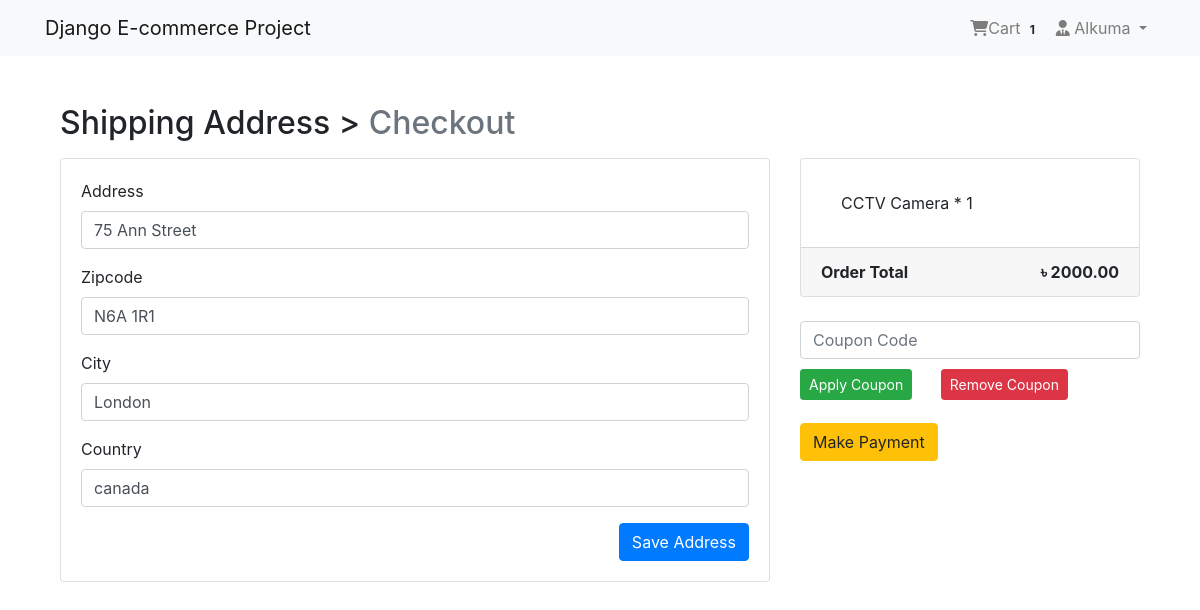
Screenshot of /payment/checkout/ (signed in) with the database file from the repository.
### App_Login/models.py (models this page shows, shortened)
class User(AbstractBaseUser, PermissionsMixin):
    email = models.EmailField(unique=True, null=False)
    is_staff = models.BooleanField(
        gettext_lazy('staff status'),
        default=False,
        help_text= gettext_lazy('Designates whether the user can log in this site')
    )
    is_active = models.BooleanField(
        gettext_lazy('active'),
        default=True,
        help_text=gettext_lazy('Designates whether this user should be treated as active. Unselect this instead of deleting accounts')
    )
    USERNAME_FIELD = 'email'
    objects = MyUserManager()

class Profile(models.Model):
    user = models.OneToOneField(User, on_delete=models.CASCADE, related_name='profile')
    username = models.CharField(max_length=264, blank=True)
    full_name = models.CharField(max_length=264, blank=True)
    address_1 = models.TextField(max_length=300, blank=True)
    city = models.CharField(max_length=40, blank=True)
    zipcode = models.CharField(max_length=10, blank=True)
    country = models.CharField(max_length=50, blank=True)
    phone = models.CharField(max_length=20, blank=True)
    date_joined = models.DateTimeField(auto_now_add=True)

### App_Order/models.py (models this page shows, shortened)
class Order(models.Model):
    orderitems = models.ManyToManyField(Cart)
    user = models.ForeignKey(settings.AUTH_USER_MODEL, on_delete=models.CASCADE)
    ordered = models.BooleanField(default=False)
    created = models.DateTimeField(auto_now_add=True)
    paymentId = models.CharField(max_length=264, blank=True, null=True)
    orderId = models.CharField(max_length=200, blank=True, null=True)
    def get_totals(self):
        total = 0
        for order_item in self.orderitems.all():
            total += float(order_item.get_total())
        return total

class Cart(models.Model):
    user = models.ForeignKey(settings.AUTH_USER_MODEL, on_delete=models.CASCADE, related_name='cart')
    item = models.ForeignKey(Product, on_delete=models.CASCADE)
    quantity = models.IntegerField(default=1)
    purchased = models.BooleanField(default=False)
    created = models.DateTimeField(auto_now_add=True)
    updated = models.DateTimeField(auto_now=True)
    def get_total(self):
        total = self.item.price * self.quantity
        float_total = format(total, '0.2f')
        return float_total

### App_Payment/models.py (models this page shows, shortened)
class BillingAddress(models.Model):
    user = models.ForeignKey(settings.AUTH_USER_MODEL, on_delete=models.CASCADE)
    address = models.CharField(max_length=264, blank=True)
    zipcode = models.CharField(max_length=10, blank=True)
    city = models.CharField(max_length=30, blank=True)
    country = models.CharField(max_length=20, blank=True)
    def is_fully_filled(self):
        field_names = [f.name for f in self._meta.get_fields()]
        for field_name in field_names:
            value = getattr(self, field_name)
            if value is None or value=='':
                return False
        return True
    class Meta:
        verbose_name_plural = "Billing Addresses"

### App_Shop/models.py (models this page shows, shortened)
class Product(models.Model):
    mainimage = models.ImageField(upload_to='Products')
    name = models.CharField(max_length=264)
    category = models.ForeignKey(Category, on_delete=models.CASCADE, related_name='category')
    preview_text = models.TextField(max_length=200, verbose_name='Preview Text')
    detail_text = models.TextField(max_length=1000, verbose_name='Description')
    price = models.FloatField()
    old_price = models.FloatField(default=0.00)
    created = models.DateTimeField(auto_now_add=True)
    class Meta:
        ordering = ['-created',]

### App_Payment/views.py (the view, shortened to what this page needs)
# urls.py: path('checkout/', views.checkout, name='checkout'),
@login_required
def checkout(request):
    saved_address = BillingAddress.objects.get_or_create(user=request.user)
    saved_address = saved_address[0]
    form = BillingForm(instance=saved_address)
    if request.method == "POST":
        form = BillingForm(request.POST, instance=saved_address)
        if form.is_valid():
            form.save()
            form = BillingForm(instance=saved_address)
            messages.success(request, f"Shipping Address Saved!")
    order_qs = Order.objects.filter(user=request.user, ordered=False)
    order_items = order_qs[0].orderitems.all()
    order_total = order_qs[0].get_totals()
    coupon = None
    valid_coupon = None
    invalid_coupon = None
    if request.method == "GET":
        coupon_code = request.GET.get('coupon_code')
    return render(request, 'App_Payment/checkout.html', context={'form': form, "order_items": order_items, "order_total": order_total, "saved_address": saved_address, "coupon": coupon, "valid_coupon": valid_coupon, "invalid_coupon": invalid_coupon,})

### App_Payment/forms.py
class BillingForm(forms.ModelForm):
    class Meta:
        model = BillingAddress
        fields = ['address', 'zipcode', 'city', 'country']

### App_Order/templatetags/cart_tag.py (called while the page is built)
@register.filter
def cart_total(user):
    order = Order.objects.filter(user=user, ordered=False)
    if order.exists():
        return order[0].orderitems.count()
    else:
        return 0

### templates/App_Payment/checkout.html (shortened to what this page needs)
{% extends 'base.html' %}
{% load crispy_forms_tags %}
{% block body_block %}
<div class="container mt-5">
    <h2 class="mb-3">
        Shipping Address > <span class="text-muted">Checkout</span>
    </h2>
    <div class="row">
        <div class="col-md-8">
            <div class="card mb-5" style="height: auto;">
                <div class="card-body">
                    <form method="POST">
                        {{form|crispy}}
                        <button type="submit" class="btn btn-primary float-right">Save Address</button>
                    </form>
                </div>
            </div>
        </div>
        <div class="col-md-4">
            <div class="card" style="height: auto">
                <div class="card-body">
                    <ul class="list-group list-group-flush">
                        {% for order_item in order_items %}
                          <li class="list-group-item">{{order_item.item.name}} * {{order_item.quantity}}</li>
                        {% endfor %}
                    </ul>
                </div>
                <div class="card-footer">
                    {% if valid_coupon %}
                    <span class="float-left"><b>Coupon Code Applied</b></span>
                    <span class="float-right"><b>{{coupon.discount}}%</b></span>
                    <br>
                    <span class="float-left"><b>Order Total</b></span>
                    <span class="float-right"><b>&#2547; {{order_total|floatformat:2}}</b></span>
                    {% else %}
                    <span class="float-left"><b>Order Total</b></span>
                    <span class="float-right"><b>&#2547; {{order_total|floatformat:2}}</b></span>
                    {% endif %}
                </div>
            </div>
            <br>
            {% if saved_address.is_fully_filled %}
            <div class="row" style="margin-bottom: 15px;">
                <div class="col-md-12">
                    <form method="GET">
                        <div class="coupon">
                            <input class="form-control" type="text" name="coupon_code" placeholder="Coupon Code" style="margin-bottom: 10px;">
                            <button type="submit" class="btn btn-success btn-sm mr-4 mb-2">Apply Coupon</button>
                            <button type="submit" class="btn btn-danger btn-sm mr-4 mb-2">Remove Coupon</button>
                        </div>
                    </form>
                </div>
            </div>
            <a href="{% url 'App_Payment:payment' %}" class="btn btn-warning btn-md">Make Payment</a>
            {% else %}
            <div class="alert alert-info">
                <p>Please fill up all the information to make payment.</p>
            </div>
            {% endif %}
        </div>
    </div>
</div>
{% endblock %}

### templates/navbar.html (shortened to what this page needs)
{% load cart_tag %}
<nav class="navbar navbar-expand-lg navbar-light bg-light">
    <div class="container">
        <a class="navbar-brand" href="{% url 'App_Shop:home' %}">Django E-commerce Project</a>
        <div class="collapse navbar-collapse" id="navbarNav">
            <ul class="navbar-nav ml-auto" style="margin-left: 800px;">
                {% if request.user.is_authenticated %}
                <li class="nav-item">
                    <a href="{% url 'App_Order:cart' %}" class="nav-link">
                        <i class="fa fa-shopping-cart"></i>Cart
                        <span class="badge badge-light">{{ request.user | cart_total }}</span>
                    </a>
                </li>
                <li class="nav-item dropdown">
                    <a class="nav-link dropdown-toggle" role="button" id="navbarDropdown" data-toggle="dropdown" aria-haspopup="true" aria-expanded="false"><i class="fas fa-user-tie"></i>
                        {{request.user.profile.username}}
                    </a>
                </li>
                {% else %}
                <li class="nav-item">
                    <a href="{% url 'App_Login:login' %}" class="btn btn-primary">Login</a>
                </li>
                {% endif %}
            </ul>
        </div>
    </div>
</nav>

### templates/base.html (style rules this page uses)
.card { height: 350px; }

### rows the page displays
User: user|cart_total "1", user.profile.username "Alkuma"
BillingAddress: address "75 Ann Street", zipcode "N6A 1R1", city "London", country "canada"
Cart: item.name "CCTV Camera", quantity "1"

### other values shown
{{ order_total|floatformat:2 }} "2000.00"
